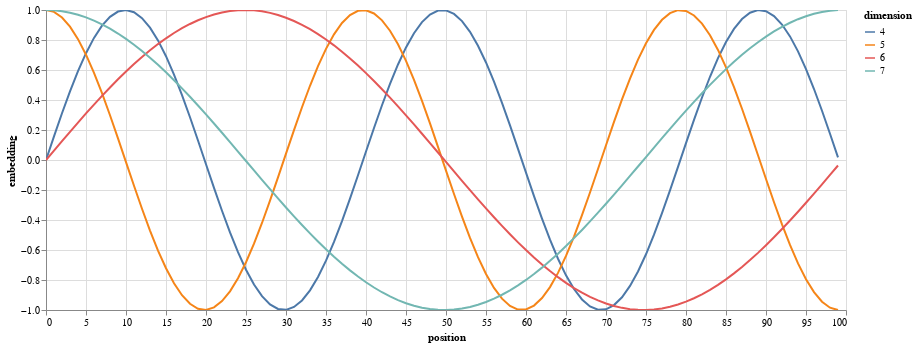

The cell this chart's notebook holds for it:
### Code cell
chart.interactive()

### Figure 1 — Vega-Lite specification as saved in the notebook (floating-point values rounded to 4 significant figures; data arrays with more than 128 entries replaced by an {"elided": "..."} marker saying what was removed)
{"config": {"view": {"continuousWidth": 300, "continuousHeight": 300}}, "data": {"name": "data-464eebdfea7d9698f9e2e7e29a6c93c7"}, "mark": {"type": "line"}, "encoding": {"color": {"field": "dimension", "type": "nominal"}, "x": {"field": "position", "type": "quantitative"}, "y": {"field": "embedding", "type": "quantitative"}}, "params": [{"name": "param_2", "select": {"type": "interval", "encodings": ["x", "y"]}, "bind": "scales"}, {"name": "param_3", "select": {"type": "interval", "encodings": ["x", "y"]}, "bind": "scales"}], "width": 800, "$schema": "https://vega.github.io/schema/vega-lite/v5.20.1.json", "datasets": {"data-464eebdfea7d9698f9e2e7e29a6c93c7": {"elided": "400 records"}}}
